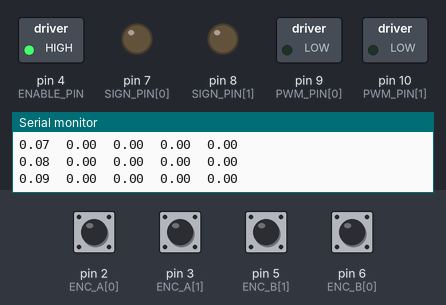
Simulated run of this sketch. Board: Arduino Uno, built with avr-gcc and run on an emulated ATmega328P. On the bench: switched loads named in the sketch (green lamp = pin HIGH), output pins drawn as LEDs (lit = HIGH), the last lines printed to the serial monitor. The test bench sets the inputs (shaded band); at power-on: pin 2 (ENC_A[0]), pin 3 (ENC_A[1]), pin 5 (ENC_B[1]), pin 6 (ENC_B[0]) HIGH.

Above: at 0.1 s.
At 1.1 s:
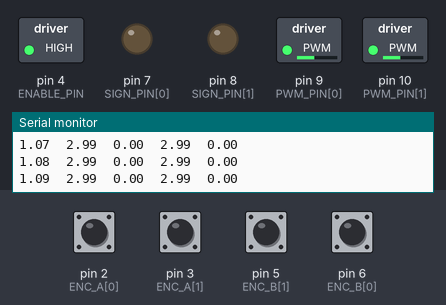
Timing chart, 0 to 4.5 s (numbered marks = the images above):
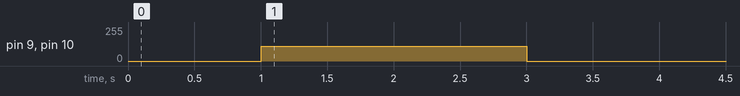

The sketch:

step_response.ino
```cpp
/*
 * EENG350 Mini Project - Open loop motor step response, both wheels.
 *
 * Measures each motor's DC gain K and sigma for the transfer function
 *
 *     velocity(s) / voltage(s) = K*sigma / (s + sigma)
 *
 * used by the Simulink models in control/matlab. Put the results in
 * motor_params.m.
 *
 * Voltage applied to both motors:
 *   0 V            for 0 <= t < 1 s
 *   Step_Voltage   for 1 <= t < 3 s
 *   0 V            after 3 s
 *
 * Output: five tab-separated columns every 10 ms for the first 3 s:
 *
 *     time (s)   left voltage (V)   left velocity (rad/s)
 *                right voltage (V)  right velocity (rad/s)
 *
 * The data starts after "Ready!" and ends with "Finished", for
 * control/matlab/readArduinoData.m. Then use run_openloop.m to fit K and
 * sigma and compare the simulation to the data. Lift the wheels so they
 * spin freely.
 *
 * Hardware
 *   Pololu dual MC33926 motor driver shield: pin 4 enable, pins 7/8 motor
 *   1/2 voltage sign, pins 9/10 motor 1/2 PWM.
 *   Motor 1 = LEFT wheel.  Encoder A (yellow) -> pin 2, B (white) -> pin 6
 *   Motor 2 = RIGHT wheel. Encoder A (yellow) -> pin 3, B (white) -> pin 5
 *   Encoder Vcc (blue) -> 5 V, encoder GND (green) -> GND
 *
 * Sign convention: a positive voltage must give positive counts. MOTOR_DIR
 * flips a motor's direction pin, same values as position_control.ino.
 */

// ---- Motor driver pins, index 0 = left (motor 1), 1 = right (motor 2) ----
const uint8_t ENABLE_PIN = 4;
const uint8_t SIGN_PIN[2] = { 7, 8 };
const uint8_t PWM_PIN[2] = { 9, 10 };

// ---- Encoder pins ----
const uint8_t ENC_A[2] = {2, 3};
const uint8_t ENC_B[2] = {6, 5};

const float COUNTS_PER_REV = 3200;  // 64 counts per motor rev * 50:1 gearbox

// -1 reverses a motor's direction pin so positive voltage gives positive
// counts. Same values as position_control.ino.
const int MOTOR_DIR[2] = {-1, -1};  // {left, right}

// ---- Experiment settings ----
const float Battery_Voltage = 7.0;  // read the actual value off the voltage monitor
const float Step_Voltage = 3.0;     // mid-range step voltage (V)

// analogWrite value that gives Step_Voltage on average
const unsigned int Step_PWM = 255 * Step_Voltage / Battery_Voltage;

// ---- Timing ----
unsigned long desired_Ts_ms = 10;  // desired sample time in milliseconds
unsigned long last_time_ms;
unsigned long start_time_ms;
float current_time;

float last_pos[2] = { 0, 0 };  // wheel positions on the previous pass (rad)
bool finished = false;         // true once "Finished" has been printed

// ---- Encoders ----
// Same method as position_control.ino: the channel A interrupt counts by
// twos and myEnc() adds the missing +/-1 from channel B.
volatile long counter[2] = { 0, 0 };
volatile bool lastA[2], lastB[2];

// Shared by both encoder interrupts
void updateEncoder(uint8_t i) {
    bool a = digitalRead(ENC_A[i]);
    bool b = digitalRead(ENC_B[i]);

    if (a != b) {
        counter[i] += 2;
    } else {
        counter[i] -= 2;
    }

    lastA[i] = a;
    lastB[i] = b;
}

// Runs on every edge of the left encoder channel A
void handleA1() {
    updateEncoder(0);
}

// Runs on every edge of the right encoder channel A
void handleA2() {
    updateEncoder(1);
}

// Returns the current position of wheel i (0 = left, 1 = right) in counts
long myEnc(uint8_t i) {
    long count;
    bool a, b, snapA, snapB;

    // Take a consistent snapshot of the 4 byte counter
    noInterrupts();
    a = digitalRead(ENC_A[i]);
    b = digitalRead(ENC_B[i]);
    count = counter[i];
    snapA = lastA[i];
    snapB = lastB[i];
    interrupts();

    // Only B can have changed since the last interrupt
    if (a == snapA && b != snapB) {
        if (snapA != snapB) {
            count += 1;
        } else {
            count -= 1;
        }
    }

    return count;
}

void setup() {
    // Motor driver, positive voltage on both motors
    pinMode(ENABLE_PIN, OUTPUT);
    digitalWrite(ENABLE_PIN, HIGH);
    for (uint8_t i = 0; i < 2; i++) {
        pinMode(SIGN_PIN[i], OUTPUT);
        pinMode(PWM_PIN[i], OUTPUT);
        digitalWrite(SIGN_PIN[i], MOTOR_DIR[i] > 0 ? HIGH : LOW);
        analogWrite(PWM_PIN[i], 0);
    }

    // Encoders
    for (uint8_t i = 0; i < 2; i++) {
        pinMode(ENC_A[i], INPUT_PULLUP);
        pinMode(ENC_B[i], INPUT_PULLUP);
        lastA[i] = digitalRead(ENC_A[i]);
        lastB[i] = digitalRead(ENC_B[i]);
    }
    attachInterrupt(digitalPinToInterrupt(ENC_A[0]), handleA1, CHANGE);
    attachInterrupt(digitalPinToInterrupt(ENC_A[1]), handleA2, CHANGE);

    Serial.begin(115200);
    Serial.println("Ready!");
    last_time_ms = millis();
    start_time_ms = last_time_ms;
}

void loop() {
    float pos_rad;
    float velocity[2];
    unsigned int PWM;
    float Voltage;

    // timestamp in seconds
    current_time = (float)(last_time_ms - start_time_ms) / 1000;

    // Velocity = change in position since the last pass / sample time
    for (uint8_t i = 0; i < 2; i++) {
        pos_rad = 2 * PI * (float)myEnc(i) / COUNTS_PER_REV;
        velocity[i] = (pos_rad - last_pos[i]) / ((float)desired_Ts_ms / 1000);
        last_pos[i] = pos_rad;
    }

    // Step input: Step_Voltage between 1 and 3 seconds, zero otherwise
    if (current_time >= 1 && current_time < 3) {
        PWM = Step_PWM;
    } else {
        PWM = 0;
    }
    analogWrite(PWM_PIN[0], PWM);
    analogWrite(PWM_PIN[1], PWM);

    // Average voltage of the PWM signal applied to the motors
    Voltage = Battery_Voltage * PWM / 255;

    // Only display the first 3 seconds of data
    if (current_time < 3) {
        Serial.print(current_time);
        Serial.print("\t");
        Serial.print(Voltage);
        Serial.print("\t");
        Serial.print(velocity[0]);
        Serial.print("\t");
        Serial.print(Voltage);
        Serial.print("\t");
        Serial.print(velocity[1]);
        Serial.println("");
    } else if (!finished) {
        Serial.println("Finished");
        finished = true;
    }

    while (millis() < last_time_ms + desired_Ts_ms) {
        // wait until desired time passes to go top of the loop
    }
    last_time_ms = millis();
}
```

Measured:
- by itself, pin 9 (PWM_PIN[0]), pin 10 (PWM_PIN[1]): 0/255 → 109/255 at 1.0 s, → 0/255 2.0 s later
